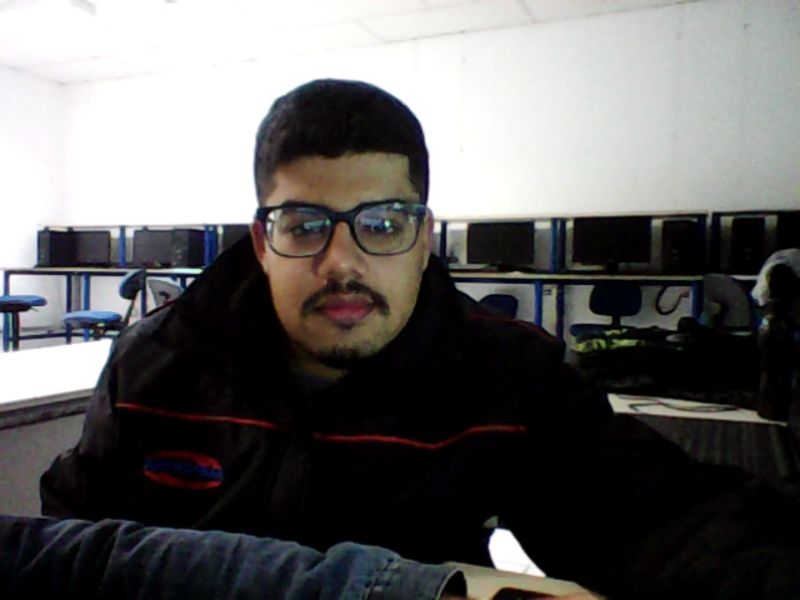
#> input picture training-pictures/Alexei.jpg, 800 x 600 px; its folder holds only this picture in this run
$ python eigenfaces.py
#> lines starting #> are read from the running program, lines starting #| are printed output that depends on the picture
import os
import sys
import cv2
import numpy as np
from glob import glob

# Criando a matriz pela lista de imagens
def createDataMatrix(images):
    print("Criando a matriz com os dados ", end=" ... ")
    data = np.zeros((len(images), np.prod(images[0].shape)), dtype=np.float32)
    for i in range(0, len(images)):
        data[i, :] = images[i].flatten()
    print("TERMINADO")
    return data

# Lendo as imagens do diretório
def readImages(path):
#> called with path = 'training-pictures'
    print("Lendo as imagens do diretório {} ".format(path), end="...")

    # Lista para as imagens
    images = []

    # Iterando todas as imagens do diretório
    for imageFile in glob("{}/*jpg".format(path)):

        # Tentativa de leitura da imagem
        im = cv2.imread(imageFile)
#> im is the input picture: shape (600, 800, 3); mean B, G, R 97.9, 98.4, 99.6
        if im is None:
            print("A imagem '{}' não pôde ser lida".format(imageFile))
        else:
            # Convertendo a imagem
            im = np.float32(im) / 255.0
            # Adicionando a imagem para a lista
            images.append(im)
            # Rotacionando a imagem
            imFlip = cv2.flip(im, 1)
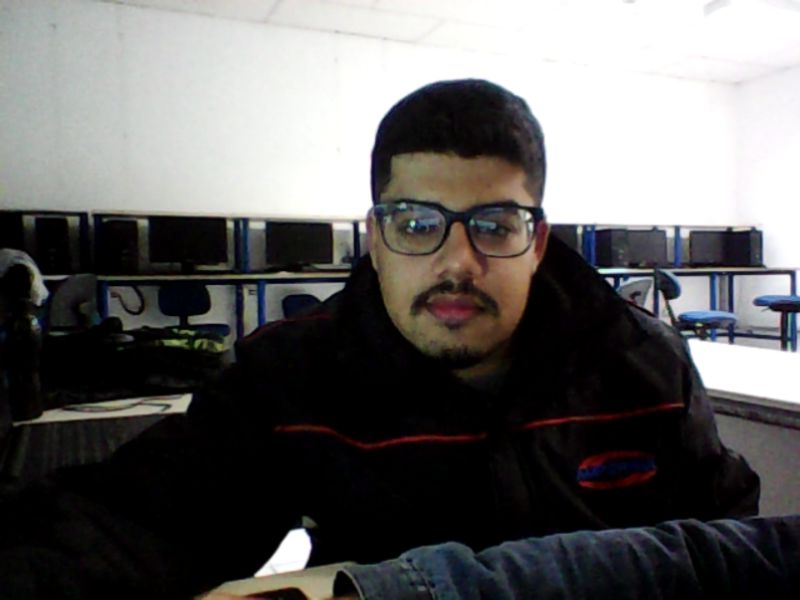
#> imFlip: shape (600, 800, 3) float32; mean B, G, R 0.384, 0.386, 0.391
            # Adicionando a imagem rotacionada
            images.append(imFlip)

    # Caso nenhuma imagem seja lida, encerre o programa
    if not len(images):
        print("FATAL ERROR - Nenhuma imagem encontrada")
        sys.exit(0)

    # Exibindo a quantidade de imagens lidas
    print("{} arquivos lidos".format(int(len(images) / 2)))
#| 1 arquivos lidos

    return images

# Adicionando os pesos para cada Eigenface
def createNewFace(*args):
    # Começando pela imagem média
    output = averageFace

    # Adicionando todas as Eigenfaces com os respectivos pesos
    for i in range(0, NUM_EIGEN_FACES):
        sliderValues[i] = cv2.getTrackbarPos("Peso" + str(i), "Eigenfaces e Pesos")
        weight = sliderValues[i] - MAX_SLIDER_VALUE / 2
        output = np.add(output, eigenFaces[i] * weight)

    # Exibe os resultados com o dobro do tamanho
    output = cv2.resize(output, (0, 0), fx=2, fy=2)
    cv2.imshow("Resultado", output)

def resetSliderValues(*args):
    for i in range(0, NUM_EIGEN_FACES):
        cv2.setTrackbarPos("Peso" + str(i), "Eigenfaces e Pesos", int(MAX_SLIDER_VALUE / 2))
    createNewFace()

if __name__ == '__main__':
    # Quantidade de EigenFaces a serem gerados (considerados)
    NUM_EIGEN_FACES = 15

    # Peso máximo dos EigenFaces
    MAX_SLIDER_VALUE = 255

    # Diretório das imagens
    dirName = "training-pictures"

    # Lendo as imagens
    images = readImages(dirName)
#> images = 2 items

    # Tamanho das imagens (todas possuem tamanhos iguais)
    sz = images[0].shape
#> sz = (600, 800, 3)

    # Cria uma matriz para a ACP
    data = createDataMatrix(images)
#> the loop in createDataMatrix, `for i in range(0, len(images)):` made 2 passes

    # Calculando ACP
    print("Calculando ACP ", end="...")
    mean, eigenVectors = cv2.PCACompute(data, mean=None, maxComponents=NUM_EIGEN_FACES)
    print("Finalizado")

    averageFace = mean.reshape(sz)
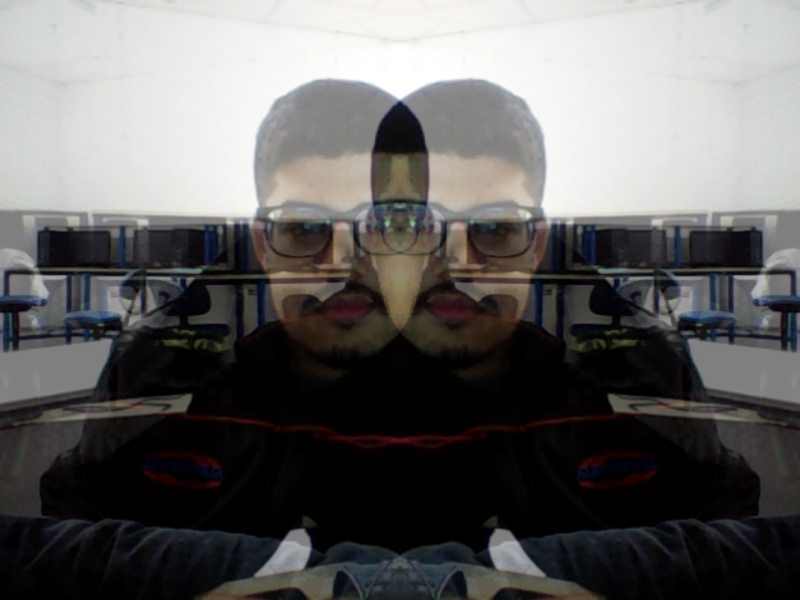
#> averageFace: shape (600, 800, 3) float32; mean of channels 0, 1, 2 0.384, 0.386, 0.391; drawn as B, G, R
    eigenFaces = []

    for eigenVector in eigenVectors:
        eigenFace = eigenVector.reshape(sz)
        eigenFaces.append(eigenFace)
#> this loop made 2 passes
#> pass 1, `eigenFace = eigenVector.reshape(sz)`:
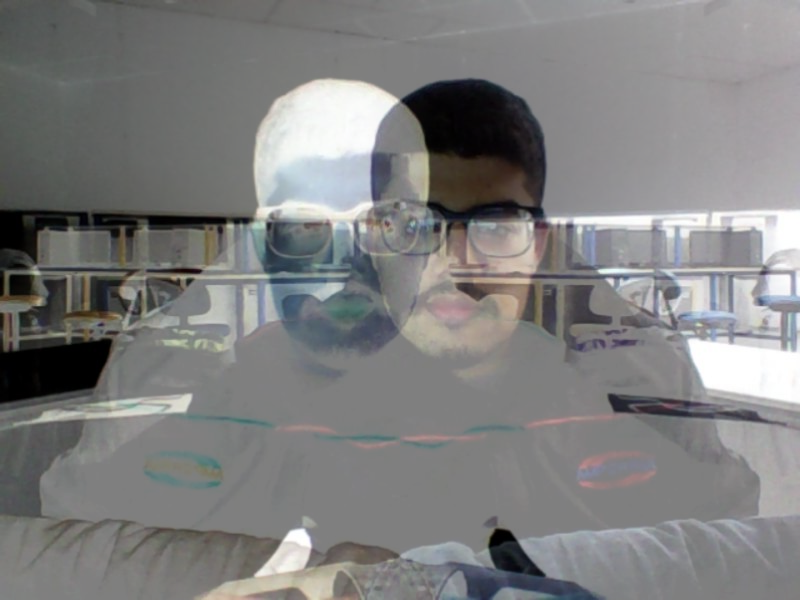
#> eigenFace: shape (600, 800, 3) float32; mean of channels 0, 1, 2 1.06e-13, 2.58e-13, -6.37e-13; drawn with min black and max white
#> pass 2, `eigenFace = eigenVector.reshape(sz)`:
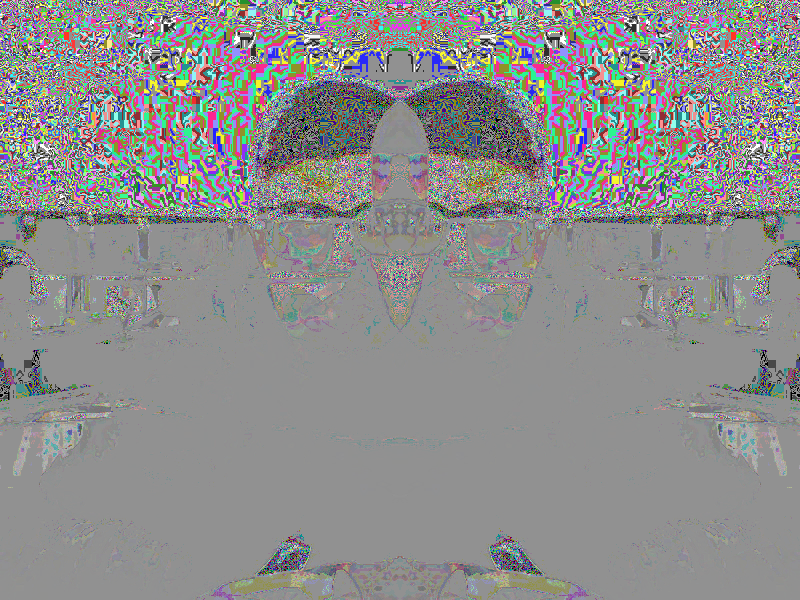
#> eigenFace: shape (600, 800, 3) float32; mean of channels 0, 1, 2 -7.45e-05, -6.49e-05, -6.96e-05; drawn with min black and max white
#> after the loop, eigenFaces = 2 items

    # Cria uma janela para exibir o rosto médio
    cv2.namedWindow("Resultado", cv2.WINDOW_AUTOSIZE)

    # Exibe as imagens com o dobro do tamanho
    output = cv2.resize(averageFace, (0, 0), fx=2, fy=2)
    cv2.imshow("Resultado", output)

    # Janela para os sliders
    cv2.namedWindow("Eigenfaces e Pesos", cv2.WINDOW_AUTOSIZE)
    sliderValues = []

    # Cria os sliders
    for i in range(0, NUM_EIGEN_FACES):
        sliderValues.append(int(MAX_SLIDER_VALUE / 2))
        cv2.createTrackbar("Peso" + str(i), "Eigenfaces e Pesos", int(MAX_SLIDER_VALUE / 2), MAX_SLIDER_VALUE, createNewFace)

    # Clicando na imagem original, reseta os sliders.
    cv2.setMouseCallback("Resultado", resetSliderValues)

    cv2.waitKey(0)
    cv2.destroyAllWindows()

$ run again, on training-pictures/Marcos Viana.jpg
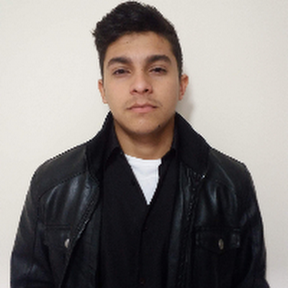
#> input picture training-pictures/Marcos Viana.jpg, 288 x 288 px
#> in readImages, im is the input picture: shape (288, 288, 3); mean B, G, R 123.6, 126.6, 132.8
#> in readImages, `imFlip = cv2.flip(im, 1)`:
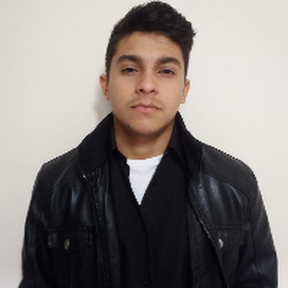
#> imFlip: shape (288, 288, 3) float32; mean B, G, R 0.485, 0.496, 0.521
#| 1 arquivos lidos
#> images = 2 items
#> the loop in createDataMatrix, `for i in range(0, len(images)):` made 2 passes
#> the loop `for eigenVector in eigenVectors:` made 2 passes
#> pass 2, `eigenFace = eigenVector.reshape(sz)`:
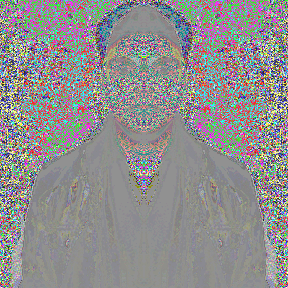
#> eigenFace: shape (288, 288, 3) float32; mean of channels 0, 1, 2 -0.000102, -0.000119, -6.82e-05; drawn with min black and max white
